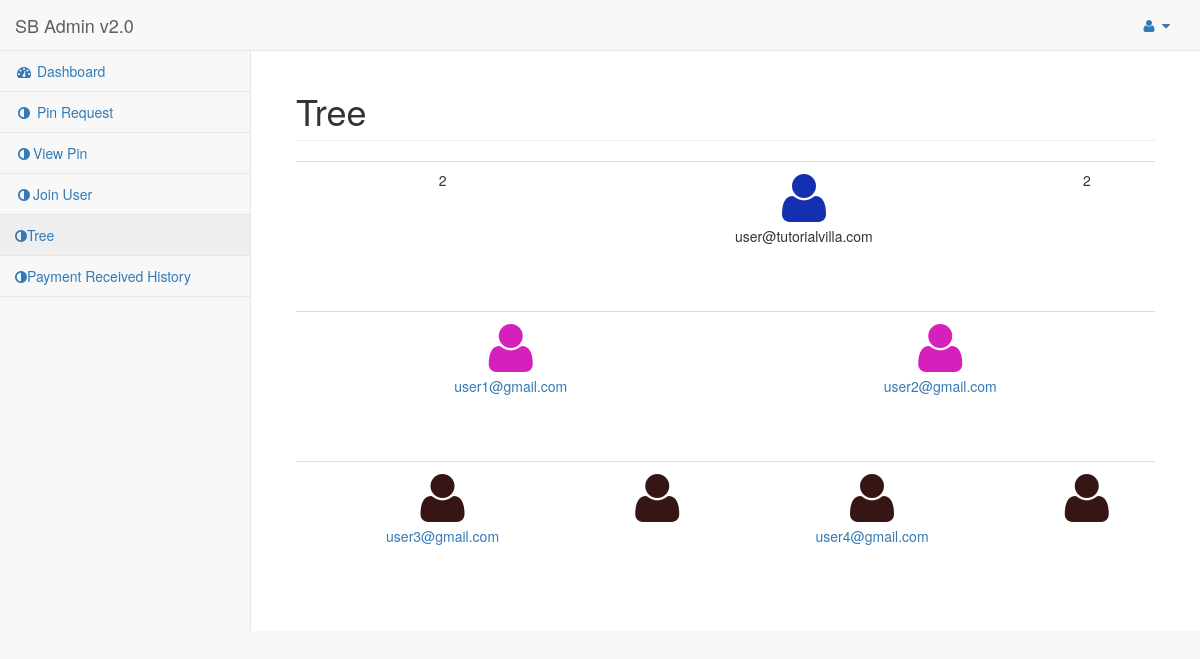
The page /tree.php (signed in) on the database its author committed.
### tables this page shows
CREATE TABLE `tree` (
  `id` int(11) NOT NULL,
  `userid` varchar(50) NOT NULL,
  `left` varchar(50) NOT NULL,
  `right` varchar(50) NOT NULL,
  `leftcount` int(11) NOT NULL,
  `rightcount` int(11) NOT NULL
);

### tree.php (the view, shortened to what this page needs)
<?php
include('php-includes/connect.php');
$userid = $_SESSION['userid'];
$search = $userid;
?>
<?php
function tree_data($userid){
global $con;
$data = array();
$query = mysqli_query($con,"select * from tree where userid='$userid'");
$result = mysqli_fetch_array($query);
$data['left'] = $result['left'];
$data['right'] = $result['right'];
$data['leftcount'] = $result['leftcount'];
$data['rightcount'] = $result['rightcount'];
return $data;
}
?>
<!DOCTYPE html>
<html lang="en">
<head>
<link href="vendor/bootstrap/css/bootstrap.min.css" rel="stylesheet">
<link href="vendor/metisMenu/metisMenu.min.css" rel="stylesheet">
<link href="dist/css/sb-admin-2.css" rel="stylesheet">
<link href="vendor/font-awesome/css/font-awesome.min.css" rel="stylesheet" type="text/css">
</head>
<body>
<div id="wrapper">
<?php include('php-includes/menu.php'); ?>
<div id="page-wrapper">
<div class="container-fluid">
<div class="row">
<div class="col-lg-12">
<h1 class="page-header">Tree</h1>
</div>
</div>
<div class="row">
<div class="col-lg-12">
<div class="table-responsive">
<table class="table" align="center" border="0" style="text-align:center">
<tr height="150">
<?php
$data = tree_data($search);
?>
<td><?php echo $data['leftcount'] ?></td>
<td colspan="2"><i class="fa fa-user fa-4x" style="color:#1430B1"></i><p><?php echo $search; ?></p></td>
<td><?php echo $data['rightcount'] ?></td>
</tr>
<tr height="150">
<?php
$first_left_user = $data['left'];
$first_right_user = $data['right'];
?>
<?php
if($first_left_user!=""){
?>
<td colspan="2"><a href="tree.php?search-id=<?php echo $first_left_user ?>"><i class="fa fa-user fa-4x" style="color:#D520BE"></i><p><?php echo $first_left_user ?></p></a></td>
<?php
}
else{
?>
<td colspan="2"><i class="fa fa-user fa-4x" style="color:#D520BE"></i><p><?php echo $first_left_user ?></p></td>
<?php
}
?>
<?php
if($first_right_user!=""){
?>
<td colspan="2"><a href="tree.php?search-id=<?php echo $first_right_user ?>"><i class="fa fa-user fa-4x" style="color:#D520BE"></i><p><?php echo $first_right_user ?></p></a></td>
<?php
}
else{
?>
<td colspan="2"><i class="fa fa-user fa-4x" style="color:#D520BE"></i><p><?php echo $first_right_user ?></p></td>
<?php
}
?>
</tr>
<tr height="150">
<?php
$data_first_left_user = tree_data($first_left_user);
$second_left_user = $data_first_left_user['left'];
$second_right_user = $data_first_left_user['right'];
$data_first_right_user = tree_data($first_right_user);
$third_left_user = $data_first_right_user['left'];
$thidr_right_user = $data_first_right_user['right'];
?>
<?php
if($second_left_user!=""){
?>
<td><a href="tree.php?search-id=<?php echo $second_left_user ?>"><i class="fa fa-user fa-4x" style="color:#361515"></i><p><?php echo $second_left_user ?></p></a></td>
<?php
}
else{
?>
<td><i class="fa fa-user fa-4x" style="color:#361515"></i></td>
<?php
}
?>
<?php
if($second_right_user!=""){
?>
<td><a href="tree.php?search-id=<?php echo $second_right_user ?>"><i class="fa fa-user fa-4x" style="color:#361515"></i><p><?php echo $second_right_user ?></p></a></td>
<?php
}
else{
?>
<td><i class="fa fa-user fa-4x" style="color:#361515"></i></td>
<?php
}
?>
<?php
if($third_left_user!=""){
?>
<td><a href="tree.php?search-id=<?php echo $third_left_user ?>"><i class="fa fa-user fa-4x" style="color:#361515"></i><p><?php echo $third_left_user ?></p></a></td>
<?php
}
else{
?>
<td><i class="fa fa-user fa-4x" style="color:#361515"></i></td>
<?php
}
?>
<?php
if($thidr_right_user!=""){
?>
<td><a href="tree.php?search-id=<?php echo $thidr_right_user ?>"><i class="fa fa-user fa-4x" style="color:#361515"></i><p><?php echo $thidr_right_user ?></p></a></td>
<?php
}
else{
?>
<td><i class="fa fa-user fa-4x" style="color:#361515"></i></td>
<?php
}
?>
</tr>
</table>
</div>
</div>
</div>
</div>
</div>
</div>
</body>
</html>

### rows shown on the page
tree: leftcount "2", rightcount "2", left "user1@gmail.com", right "user2@gmail.com"
tree: left "user3@gmail.com"
tree: left "user4@gmail.com"

### other values the page prints
$search "user@tutorialvilla.com"
